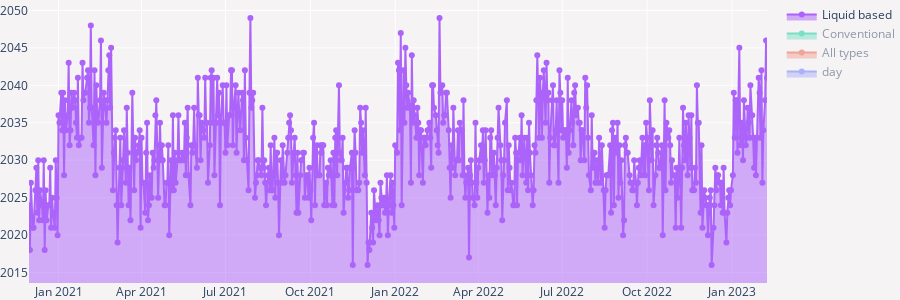

Here is the notebook cell this chart was saved with:
### Code cell
scatter_graph(in_df,"Liquid based")

### Figure 1 — Plotly figure (JSON) as saved in the notebook; plotly's stock layout.template omitted (floating-point values rounded to 4 significant figures; data arrays with more than 128 entries replaced by an {"elided": "..."} marker saying what was removed)
{"data": [{"fill": "tonexty", "mode": "markers+lines", "name": "day", "showlegend": true, "type": "scatter", "visible": "legendonly", "x": {"elided": "687 str values"}, "y": {"elided": "687 str values"}}, {"fill": "tonexty", "mode": "markers+lines", "name": "All types", "showlegend": true, "type": "scatter", "visible": "legendonly", "x": {"elided": "687 str values"}, "y": {"elided": "687 int values"}}, {"fill": "tonexty", "mode": "markers+lines", "name": "Conventional", "showlegend": true, "type": "scatter", "visible": "legendonly", "x": {"elided": "687 str values"}, "y": {"elided": "687 int values"}}, {"fill": "tonexty", "mode": "markers+lines", "name": "Liquid based", "showlegend": true, "type": "scatter", "visible": true, "x": {"elided": "687 str values"}, "y": {"elided": "687 int values"}}], "layout": {"height": 300, "margin": {"b": 0, "l": 0, "r": 0, "t": 0}, "paper_bgcolor": "#f5f3f4", "plot_bgcolor": "#f5f3f4"}}
